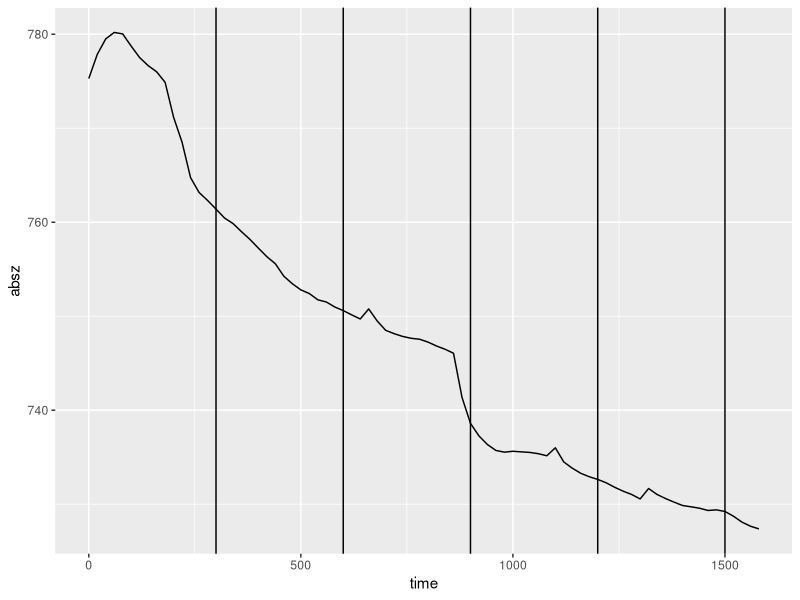
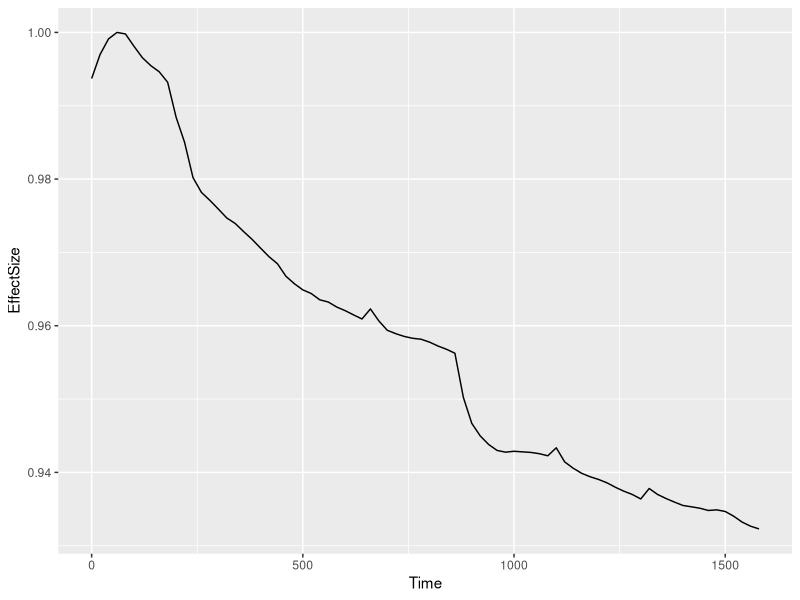

Reproduce these figures in R, in order.
# Information ----
# Analyzing test data from breathalyzer
# Author: Diego Rodríguez Esperante
# Date of creation: 12/11/2024
# Last edited: 12/11/2024

# Loading ----
## Loading packages ----
require(dplyr)
require(ggfortify)
require(reshape2)
require(ggplot2)
require(rstudioapi)

# Open files ----
setwd(dirname(rstudioapi::getSourceEditorContext()$path))

data_raw = read.csv("dev4891_imps_0_sample_00000.csv", sep = ";")

# Experimental constants ----
chunk_duration = 20 # Each chunk represents a 5-second frequency sweep
conc_duration = 300 # Every 5 minutes concentration increases
conc_increase = c(0, 0.1, 0.5, 1, 10, 50, 100) # Concentrations increase to these values in nM

# Cleanup ----
data = data_raw

# Cleanup rows inbetween chunks
data$timestamp = as.numeric(data$timestamp)
data = data[!is.na(data$timestamp),]
data$chunk = as.numeric(data$chunk)
data$size = as.numeric(data$size)

# List of dataframes, one for each chunk
datalist = split(data, data$chunk)
names(datalist) = paste0(rep("chunk_", length(datalist)), names(datalist))
for (i in 1:length(datalist)){
  # From the source data
  nms = datalist[[i]]$fieldname
  chnk = datalist[[i]]$chunk[1]
  tmstmp = datalist[[i]]$timestamp[1]
  sz = datalist[[i]]$size[1]
  
  # From experimental constants
  time = chnk*chunk_duration
  conc = conc_increase[floor(time/conc_duration)+1]
  
  data_t = as.data.frame(t(datalist[[i]][,c(5:ncol(data))]))
  data_t = cbind(rep(chnk, nrow(data_t)), rep(tmstmp, nrow(data_t)), rep(sz, nrow(data_t)), 
                 rep(time, nrow(data_t)), rep(conc, nrow(data_t)), 
                 data_t)
  colnames(data_t) = c("chunk", "timestamp", "size", "time", "concentration", nms)
  
  datalist[[i]] = data_t
}

data_join = datalist[[1]]
for (i in 2:length(datalist)){
  data_join = rbind(data_join, datalist[[i]])
}
rownames(data_join) = NULL

rm(data_t, i, nms, sz, tmstmp, chnk)

# Replicate Joe's results ----
# Plotting time against absz, only the frequency associated with -45 degree phase on the first chunk

# Extract phases of first chunk
target_phase = -45
phase_deg = datalist[[1]]$phasez * 180/pi
phase_close = order(abs(phase_deg-target_phase))

target_freq = datalist[[1]]$frequency[phase_close[1]]

data_target = data_join[data_join$frequency == target_freq,]

# Find first local maxima
data_diff = diff(data_target$absz, differences = 2) > 0
i = 1
while (data_diff[i] == data_diff[1]) {
  i = i+1
}
data_effsz = cbind(Time = data_target$time, EffectSize = data_target$absz/(data_target$absz[i-1]))

# Plotting
ggplot(data_target, aes(x = time, y = absz)) +
  geom_line() + 
  geom_vline(xintercept = conc_duration*(1:floor(max(data_target$time)/conc_duration)))

ggplot(data_effsz, aes(x = Time, y = EffectSize)) +
  geom_line()
